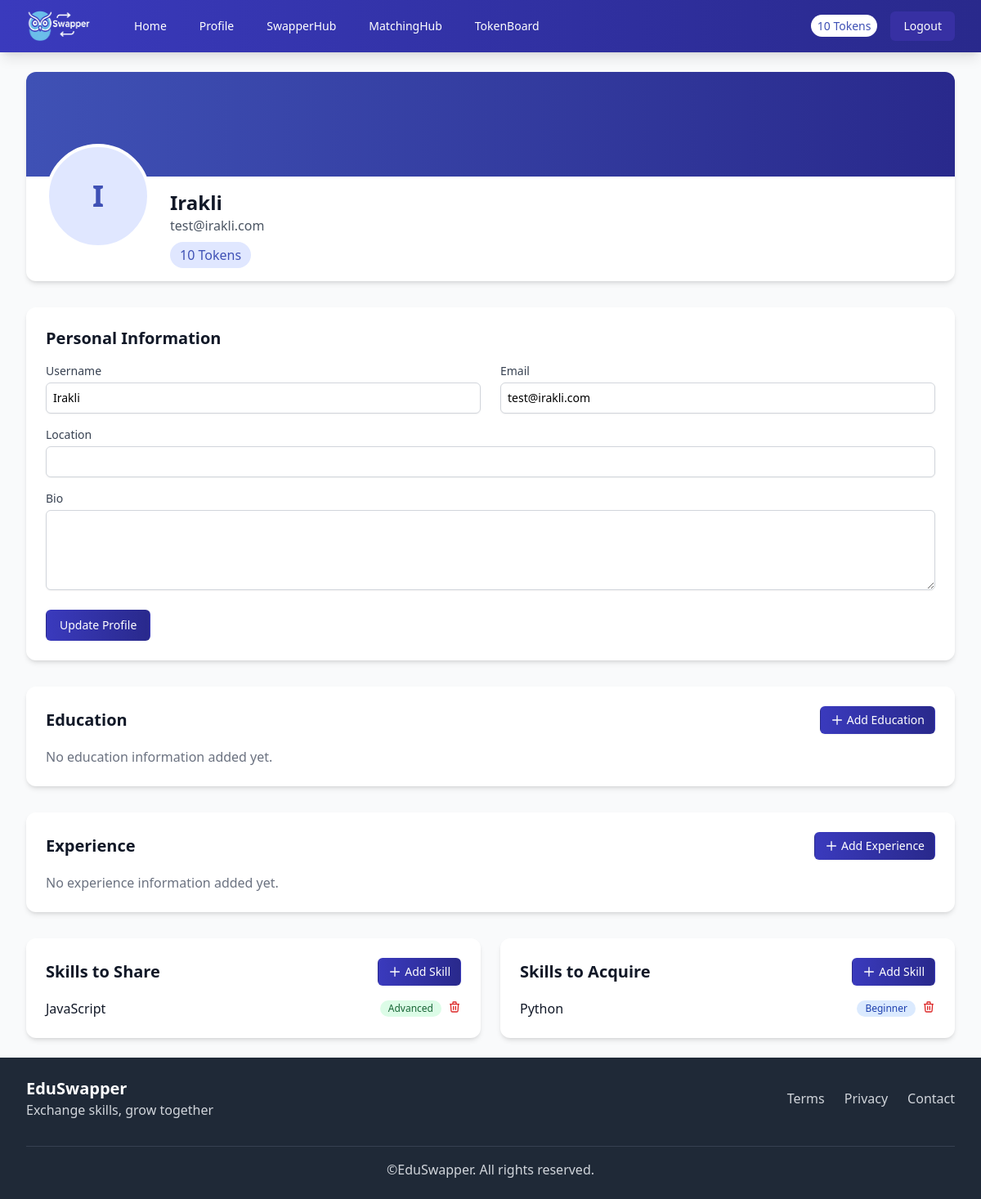
/profile (signed in), run on an earlier commit of the app's database.
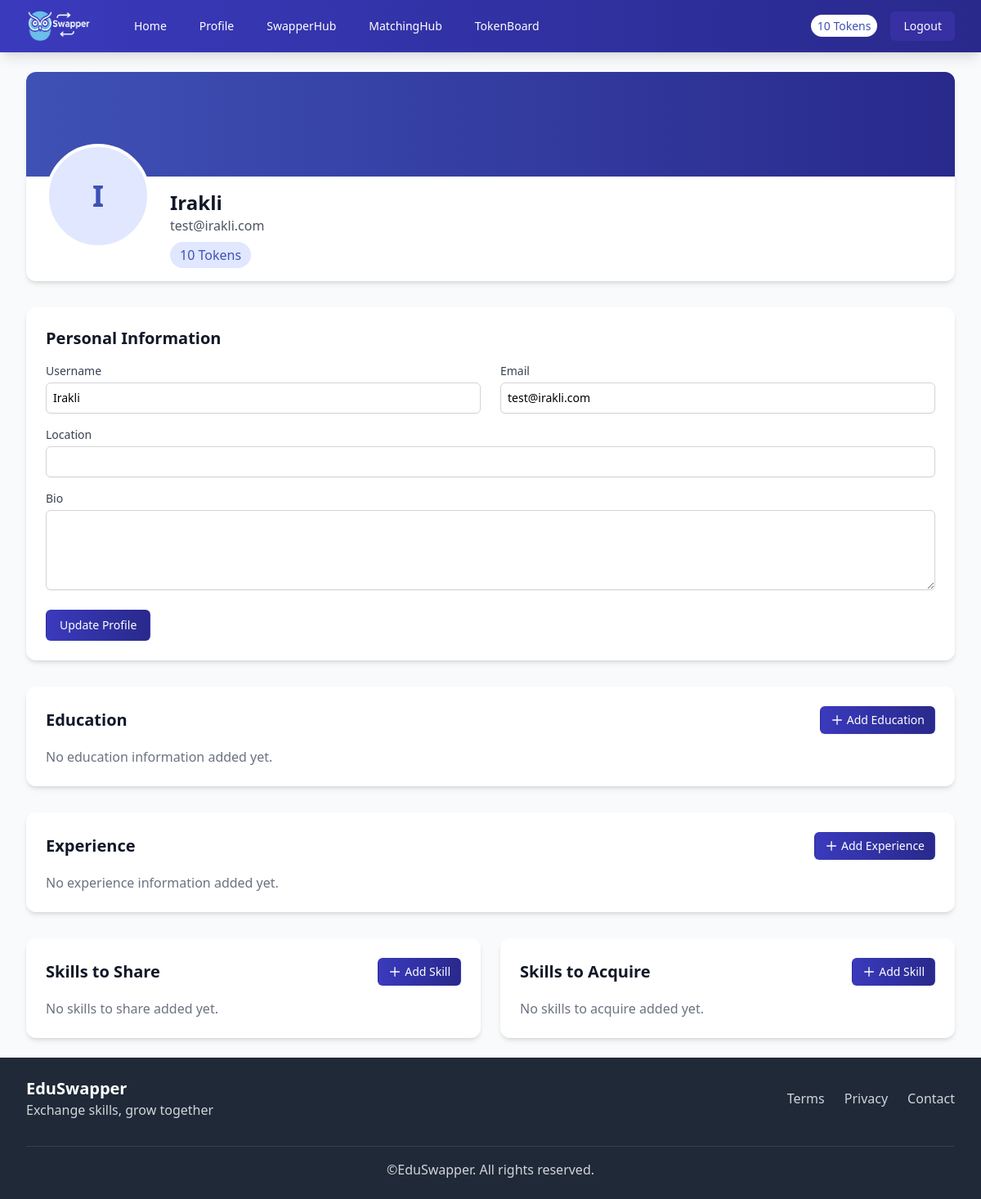
And on a later commit of the database.
### src/models/user.py (models this page shows, shortened)
class SkillToShare(db.Model):
    __tablename__ = 'skills_to_share'
    id = db.Column(db.Integer, primary_key=True)
    name = db.Column(db.String(100), nullable=False)
    level = db.Column(db.String(20), nullable=False)
    user_id = db.Column(db.Integer, db.ForeignKey('users.id'), nullable=False)

class SkillToAcquire(db.Model):
    __tablename__ = 'skills_to_acquire'
    id = db.Column(db.Integer, primary_key=True)
    name = db.Column(db.String(100), nullable=False)
    level = db.Column(db.String(20), nullable=False)
    user_id = db.Column(db.Integer, db.ForeignKey('users.id'), nullable=False)

### src/routes/auth.py (the view)
@auth_bp.route('/profile', methods=['GET', 'POST'])
@login_required
def profile():
    form = ProfileForm(original_username=current_user.username, original_email=current_user.email)
    if form.validate_on_submit():
        current_user.username = form.username.data
        current_user.email = form.email.data
        current_user.bio = form.bio.data
        current_user.location = form.location.data
        db.session.commit()
        flash('Your profile has been updated!', 'success')
        return redirect(url_for('auth.profile'))
    elif request.method == 'GET':
        form.username.data = current_user.username
        form.email.data = current_user.email
        form.bio.data = current_user.bio
        form.location.data = current_user.location
    education = current_user.education.all()
    experience = current_user.experience.all()
    skills_to_share = current_user.skills_to_share.all()
    skills_to_acquire = current_user.skills_to_acquire.all()
    return render_template('auth/profile.html', form=form,
                           education=education,
                           experience=experience,
                           skills_to_share=skills_to_share,
                           skills_to_acquire=skills_to_acquire)

### src/forms.py (shortened to what this page needs)
class ProfileForm(FlaskForm):
    username = StringField('Username', validators=[DataRequired(), Length(min=3, max=64)])
    email = StringField('Email', validators=[DataRequired(), Email()])
    bio = TextAreaField('Bio')
    location = StringField('Location')
    submit = SubmitField('Update Profile')
    def __init__(self, original_username, original_email, *args, **kwargs):
        super(ProfileForm, self).__init__(*args, **kwargs)
        self.original_username = original_username
        self.original_email = original_email

### src/templates/auth/profile.html (shortened to what the changed rows need)
<!DOCTYPE html>
<html lang="en">
<head>
</head>
<body>
    {% extends "base.html" %}
    {% block content %}
    <div class="space-y-8">
        <div class="bg-white rounded-xl shadow-md overflow-hidden">
            <div class="px-6 py-4 flex flex-col md:flex-row md:items-center md:justify-between">
                <div class="flex flex-col md:flex-row md:items-center">
                    <div class="mt-4 md:mt-0 md:ml-6">
                        <h1 class="text-2xl font-bold text-gray-900">{{ current_user.username }}</h1>
                    </div>
                </div>
            </div>
        </div>
        <div class="bg-white rounded-xl shadow-md p-6">
            <h2 class="text-xl font-semibold text-gray-900 mb-4">Personal Information</h2>
        </div>
        <div class="bg-white rounded-xl shadow-md p-6">
            <div class="flex items-center justify-between mb-4">
                <h2 class="text-xl font-semibold text-gray-900">Education</h2>
            </div>
        </div>
        <div class="bg-white rounded-xl shadow-md p-6">
            <div class="flex items-center justify-between mb-4">
                <h2 class="text-xl font-semibold text-gray-900">Experience</h2>
            </div>
        </div>
        <div class="grid grid-cols-1 md:grid-cols-2 gap-6">
            <div class="bg-white rounded-xl shadow-md p-6">
                <div class="flex items-center justify-between mb-4">
                    <h2 class="text-xl font-semibold text-gray-900">Skills to Share</h2>
                    <a href="{{ url_for('auth.add_skill_to_share') }}" class="inline-flex items-center px-3 py-1.5 border border-transparent rounded-md shadow-sm text-sm font-medium text-white gradient-bg hover:bg-indigo-700 focus:outline-none">
                    </a>
                </div>
                {% if skills_to_share %}
                    <div class="space-y-3">
                        {% for skill in skills_to_share %}
                            <div class="flex items-center justify-between">
                                <span class="text-gray-900">{{ skill.name }}</span>
                                <div class="flex items-center">
                                    <span class="bg-green-100 text-green-800 text-xs font-medium px-2.5 py-0.5 rounded-full mr-2">
                                        {{ skill.level }}
                                    </span>
                                    <form method="POST" action="{{ url_for('auth.delete_skill_to_share', id=skill.id) }}">
                                        <button type="submit" class="text-red-600 hover:text-red-800">
                                            <svg xmlns="http://www.w3.org/2000/svg" class="h-4 w-4" fill="none" viewBox="0 0 24 24" stroke="currentColor">
                                                <path stroke-linecap="round" stroke-linejoin="round" stroke-width="2" d="M19 7l-.867 12.142A2 2 0 0116.138 21H7.862a2 2 0 01-1.995-1.858L5 7m5 4v6m4-6v6m1-10V4a1 1 0 00-1-1h-4a1 1 0 00-1 1v3M4 7h16" />
                                            </svg>
                                        </button>
                                    </form>
                                </div>
                            </div>
                        {% endfor %}
                    </div>
                {% else %}
                    <p class="text-gray-500">No skills to share added yet.</p>
                {% endif %}
            </div>
            <div class="bg-white rounded-xl shadow-md p-6">
                <div class="flex items-center justify-between mb-4">
                    <h2 class="text-xl font-semibold text-gray-900">Skills to Acquire</h2>
                    <a href="{{ url_for('auth.add_skill_to_acquire') }}" class="inline-flex items-center px-3 py-1.5 border border-transparent rounded-md shadow-sm text-sm font-medium text-white gradient-bg hover:bg-indigo-700 focus:outline-none">
                    </a>
                </div>
                {% if skills_to_acquire %}
                    <div class="space-y-3">
                        {% for skill in skills_to_acquire %}
                            <div class="flex items-center justify-between">
                                <span class="text-gray-900">{{ skill.name }}</span>
                                <div class="flex items-center">
                                    <span class="bg-blue-100 text-blue-800 text-xs font-medium px-2.5 py-0.5 rounded-full mr-2">
                                        {{ skill.level }}
                                    </span>
                                    <form method="POST" action="{{ url_for('auth.delete_skill_to_acquire', id=skill.id) }}">
                                        <button type="submit" class="text-red-600 hover:text-red-800">
                                            <svg xmlns="http://www.w3.org/2000/svg" class="h-4 w-4" fill="none" viewBox="0 0 24 24" stroke="currentColor">
                                                <path stroke-linecap="round" stroke-linejoin="round" stroke-width="2" d="M19 7l-.867 12.142A2 2 0 0116.138 21H7.862a2 2 0 01-1.995-1.858L5 7m5 4v6m4-6v6m1-10V4a1 1 0 00-1-1h-4a1 1 0 00-1 1v3M4 7h16" />
                                            </svg>
                                        </button>
                                    </form>
                                </div>
                            </div>
                        {% endfor %}
                    </div>
                {% else %}
                    <p class="text-gray-500">No skills to acquire added yet.</p>
                {% endif %}
            </div>
        </div>
    </div>
    {% endblock %}

What changed in the data, as far as the page shows it:
no longer on this page (row edited): SkillToShare: name "JavaScript", level "Advanced"
removed SkillToAcquire: name "Python", level "Beginner"
Also different on the page:
text now shown: "No skills to share added yet. No skills to acquire added yet."
